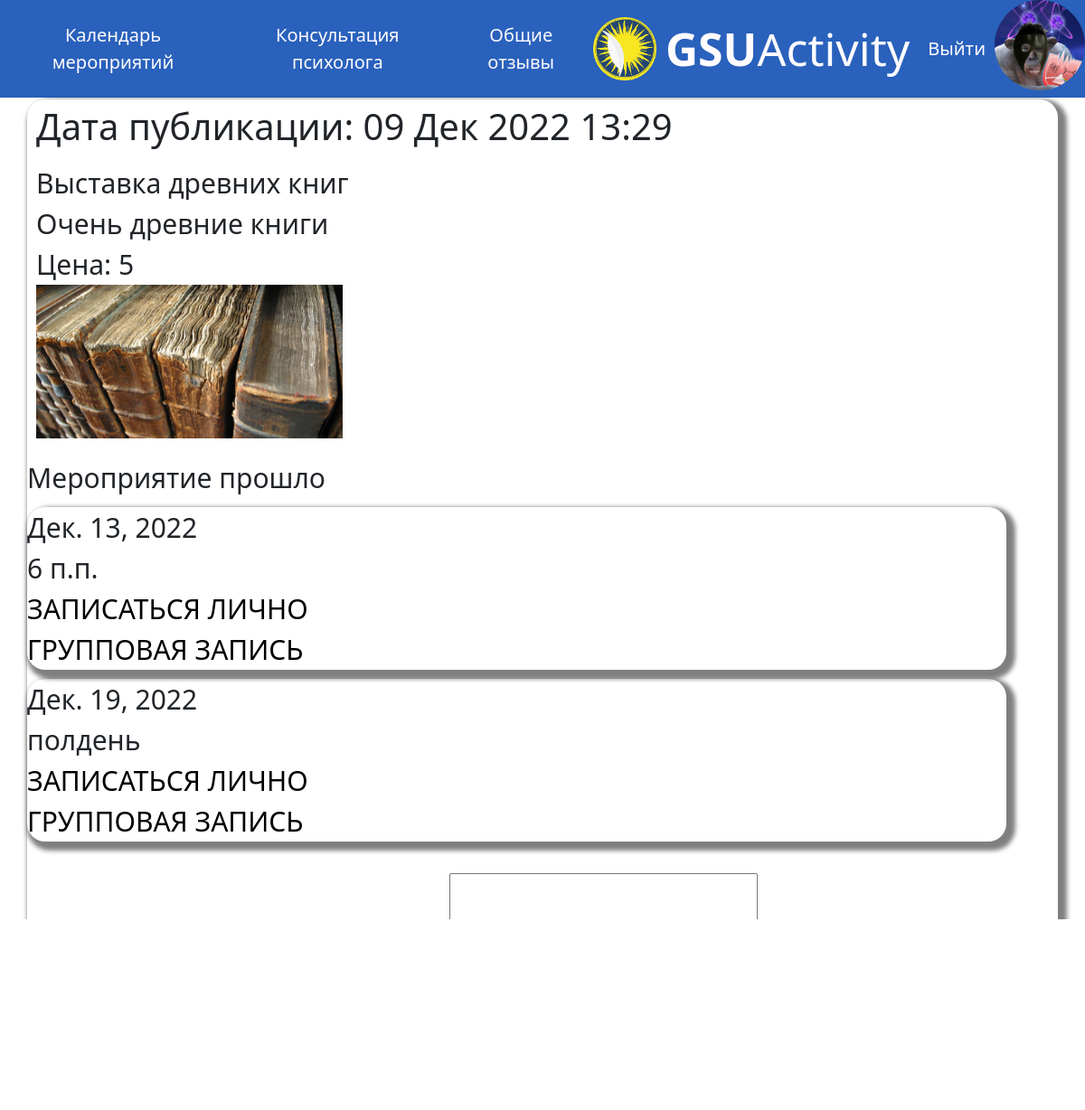
Page /v/2/ (signed in) on the committed database.
### news/models.py (models this page shows, shortened)
class AdvUser(AbstractUser):
    fac = (
        ('bio','Биологический факультет'),
        ('geo','Геолого-географический факультет'),
        ('ist','Факультет истории и межкультурных коммуникаций'),
        ('in','Факультет иностранных языков'),
        ('mat','Факультет математитики и ТП'),
        ('psi','Факультет психологии и педагогики'),
        ('fiz','Факультет физики и ИТ'),
        ('ffk','Факультет физической культуры'),
        ('fil','Филологический факультет'),
        ('eko','Экономический факультет'),
        ('yr','Юридичесий факультет'),
        )
    is_activated = models.BooleanField(default=True, db_index=True,verbose_name='Прошел активацию')
    avatar = models.ImageField(null=True, blank=True, upload_to="image/profile/",verbose_name='Аватарка')
    phone_num = models.CharField(unique = True, null = True, blank = False, max_length=13,verbose_name='Номер телефона')
    faculty = models.CharField(null = True, blank =False,choices=fac,max_length=50,verbose_name='Факультет')
    group = models.CharField(null = True, blank = False,max_length=10,verbose_name='Группа')
    class Meta(AbstractUser.Meta):
        pass

class Vist(models.Model):
    name = models.CharField(null=True, blank=False,max_length=100,verbose_name='Название')
    content = models.TextField(null=True, blank=False,verbose_name='Контент')
    image = models.ImageField(upload_to='image/%Y/%m/%d/', blank=True, null=True,verbose_name='Изображение')
    file = models.FileField(upload_to='files/%Y/%m/%d/', blank=True, null=True,verbose_name='Приклепленные файлы')
    video = models.FileField(upload_to='video/%Y/%m/%d/', blank=True, null=True,verbose_name='Видео')
    audio = models.FileField(upload_to='audio/%Y/%m/%d/', blank=True, null=True,verbose_name='Аудио')
    author = models.ForeignKey(AdvUser, on_delete=models.CASCADE, null=True,verbose_name='Автор')
    pubdate = models.DateTimeField(auto_now_add=True, db_index=True, verbose_name='Дата публикации')
    stoim = models.CharField(null = True, blank = False, max_length=10,verbose_name='Стоимость')
    event = models.ManyToManyField(Event,related_name='Даты',blank=True,verbose_name='Время и дата')
    final_date = models.DateField(db_index=True,null=True,blank=False,verbose_name='Конец выставки')
    start_date = models.DateField(db_index=True,null=True,blank=False,verbose_name='Начало выставки')
    class Meta:
        verbose_name_plural = 'Выставки'
        verbose_name = 'Выставка'
        ordering = ['pubdate']

class Event(models.Model):
    eventtime = models.TimeField(db_index=True,null=True,blank=False,verbose_name='Время')
    eventdate = models.DateField(db_index=True,null=True,blank=False,verbose_name='Дата')
    zan = models.BooleanField(default=False, db_index=True,verbose_name='Занято')
    zapisi = models.ManyToManyField(AdvUser, related_name='Записи',blank=True,verbose_name='Записаные')
    group = models.BooleanField(default=False, db_index=True,verbose_name='Групповая')
    class Meta:
        verbose_name_plural = 'Время и дата выставки'
        verbose_name = 'Время и дата выставки'

### news/views.py (the view, shortened to what this page needs)
# urls.py: path('v/<int:pk>/', detail_v, name='detail_v'),
@login_required
def detail_v(request, pk):
	messageSent = False
	your_vist = Event.objects.filter(zapisi=request.user.id)
	vist = get_object_or_404(Vist, pk=pk)
	comments = Comment.objects.filter(vist=pk,moderation=True)
	initial = {'vist': vist.pk}
	initial['author'] = request.user.first_name + ' ' + request.user.last_name
	a = date.today()
	b = a + timedelta(days=1)
	form_class = CommentForm
	form = form_class(initial=initial)
	return render(request, 'news/detail_v.html', {'vist': vist, 'comments': comments, 'form': form,'messageSent': messageSent,'a':a,'b':b,'your_vist':your_vist})

### news/forms.py
class CommentForm(ModelForm):
    class Meta:
        model = Comment
        fields = '__all__'
        widgets = {'post': forms.HiddenInput, 'author': forms.HiddenInput,'moderation':forms.HiddenInput,'vist': forms.HiddenInput}

### news/templates/news/detail_v.html (shortened to what this page needs)
{% extends "layout/basic.html" %}
{% block content %}
	<div class="post">
		<div class="post-author">
			<div class="post-author-a">
				<div>
					Дата публикации: {{ vist.pubdate|date:"d M Y H:i" }}
				</div>
			</div>
		</div>
		<div class="post-content">
			{{ vist.name}}<br>
			{{ vist.content}}<br>
			Цена: {{ vist.stoim }}<br>
			{% if vist.image %}
				<a href="{{ vist.image.url }}"><img src="{{ vist.image.url }}" class="media"></a>
			{% endif %}
		</div>
		<div>
			{% for event in vist.event.all %}
				{% if event.zan == False%}
					{% if a <  event.eventdate  %}
						<div class="post">
							{{ event.eventdate }}<br>
							{{ event.eventtime }}<br>
							<a href="{% url 'news:zapisv' pk1=vist.id pk2=event.id %}" class="post_link">ЗАПИСАТЬСЯ ЛИЧНО</a><br>
							<a href="{% url 'news:zapisgv' pk1=vist.id pk2=event.id %}" class="post_link">ГРУППОВАЯ ЗАПИСЬ</a><br>
						</div>
					{% else %}
						Мероприятие прошло<br>
					{% endif %}
				{% endif %}
			{% endfor %}
		</div>
	<form method="post">
		{{ form.as_p }}
		<button type="submit" class="btn btn-success">Добавить отзыв</button>
	</form><br>
</div>
{% endblock %}

### news/templates/layout/basic.html (shortened to what this page needs)
{% load static %}
<!DOCTYPE html>
<html>
<head>
	<link rel="stylesheet" type="text/css" href="{% static 'news/style.css' %}">
</head>
<body>
	<header>
		<nav class="nav">
			<div class="link dropdown">
				<a>Календарь мероприятий</a>
			</div>
			<a href="{% url 'news:consult' %}"  class="link">Консультация психолога</a>
			<a href="{% url 'news:otz' %}"  class="link">Общие отзывы</a>
  		</nav>
  		<div class="logo ">
  			<img src="\static\news\logo.png" class="logot"><a href="{% url 'news:index' %} " class="logo_link"><strong>GSU</strong>Activity</a>
  		</div>
     	<div class="log">
     		{% if user.is_authenticated %}
     			<a href="{% url 'news:logout' %}" class="link">Выйти</a>
				<a href="{% url 'news:profile' %}">
					{% if user.avatar %}
      					<img class="avatar" src="{{ user.avatar.url }}">
    				{% else %}
      					<img class="avatar" src="\static\news\user.png">
    				{% endif %}
			    </a>
			{% else %}
				<a href="{% url 'news:login' %}" class="link">Войти</a>
				<a href="{% url 'news:register' %}" class="link">Регистрация</a>
			{% endif %}
		</div>
	</header>
	<section>
		{% block content %}
		{% endblock %}
	</section>
</body>
</html>

### rows in the picture
AdvUser: avatar (picture)
Vist: pubdate "09 Дек 2022 13:29", name "Выставка древних книг", content "Очень древние книги", stoim "5", image (picture)
Event: zan "Мероприятие прошло"
Event: eventdate "Дек. 13, 2022", eventtime "6 п.п."
Event: eventdate "Дек. 19, 2022", eventtime "полдень"
